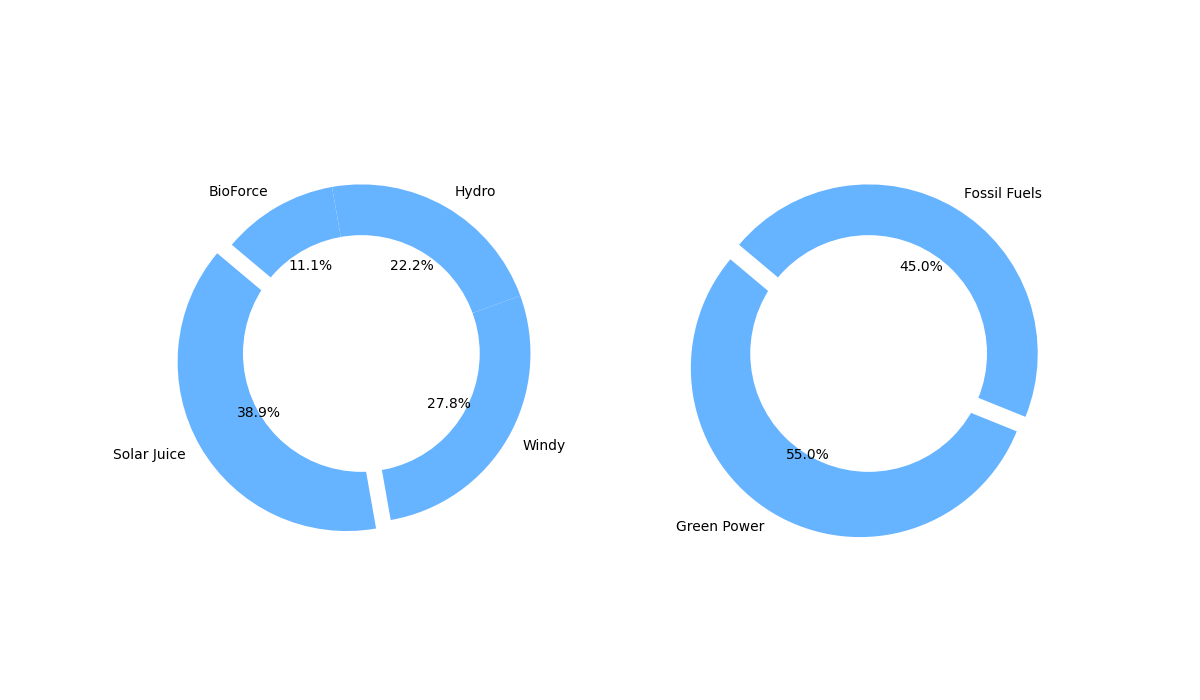

Source code (Python):
import matplotlib.pyplot as plt

clean_energy_sources = ['Solar Juice', 'Windy', 'Hydro', 'BioForce']
market_share = [35, 25, 20, 10]
single_color = '#66b3ff'
explode = (0.1, 0, 0, 0)

def create_donut_pie(sources, market_share, color, explode):
    fig, ax = plt.subplots(figsize=(10, 7))
    wedges, texts, autotexts = ax.pie(
        market_share, labels=sources, autopct='%1.1f%%', startangle=140,
        colors=[color] * len(sources), explode=explode, wedgeprops=dict(edgecolor='none')
    )
    
    for text in texts:
        text.set_fontsize(9)

    for autotext in autotexts:
        autotext.set_fontsize(9)

    centre_circle = plt.Circle((0, 0), 0.70, fc='white', edgecolor='none')
    ax.add_artist(centre_circle)

    plt.show()

def create_donut_comparison_chart():
    fig, (ax1, ax2) = plt.subplots(1, 2, figsize=(12, 7))

    energy_types = ['Green Power', 'Fossil Fuels']
    energy_percentages = [55, 45]

    ax1.pie(
        market_share, labels=clean_energy_sources, autopct='%1.1f%%', startangle=140,
        colors=[single_color] * len(clean_energy_sources), explode=explode, wedgeprops=dict(edgecolor='none')
    )
    centre_circle = plt.Circle((0, 0), 0.70, fc='white', edgecolor='none')
    ax1.add_artist(centre_circle)

    ax2.pie(
        energy_percentages, labels=energy_types, autopct='%1.1f%%', startangle=140,
        colors=[single_color, single_color], explode=(0.1, 0), wedgeprops=dict(edgecolor='none')
    )
    centre_circle_2 = plt.Circle((0, 0), 0.70, fc='white', edgecolor='none')
    ax2.add_artist(centre_circle_2)

    plt.show()

create_donut_pie(clean_energy_sources, market_share, single_color, explode)
create_donut_comparison_chart()
